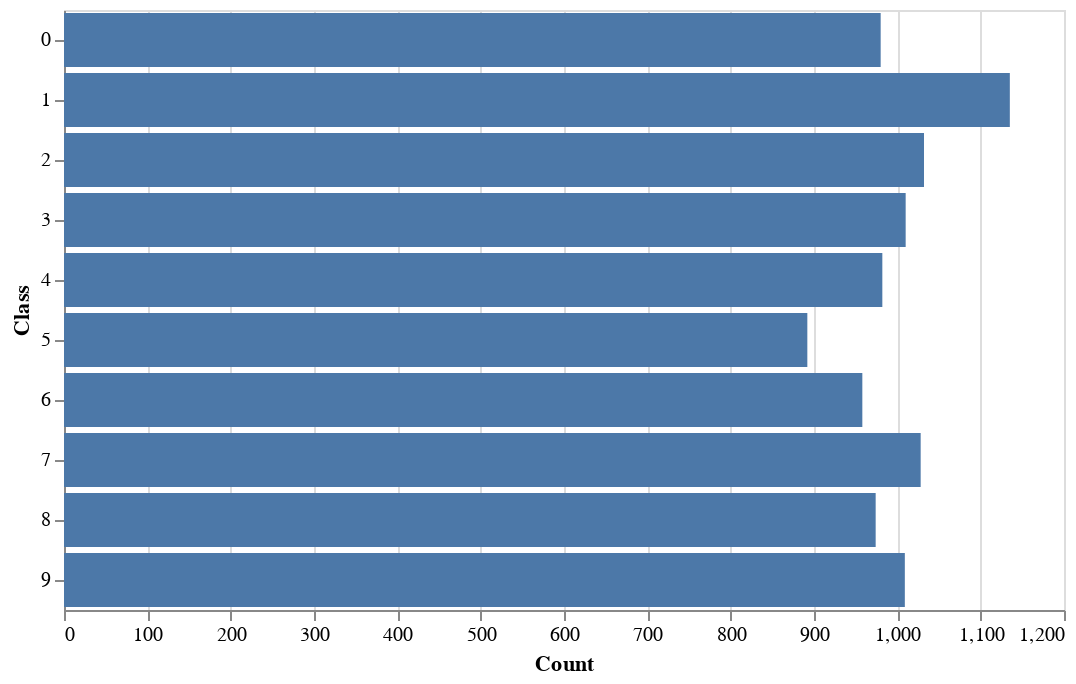

Notebook code for this chart:
### Markdown cell above
Finally, you can view the distribution over true class labels to see that this dataset is relatively balanced.

### Code cell
import altair as alt
import pandas as pd

df = pd.DataFrame(y_test.sum(axis=0), columns=['Count'])
df.index.name = 'Class'
df.reset_index(inplace=True)

alt.Chart(df).mark_bar().encode(
    x='Count:Q',
    y="Class:O",
    tooltip=['Class', 'Count']
).properties(height=300, width=500)

### Figure 1 — Vega-Lite specification as saved in the notebook (floating-point values rounded to 4 significant figures)
{"config": {"view": {"continuousWidth": 400, "continuousHeight": 300}}, "data": {"name": "data-9277bcd9f4bddac95b6961c719f70a82"}, "mark": "bar", "encoding": {"tooltip": [{"field": "Class", "type": "quantitative"}, {"field": "Count", "type": "quantitative"}], "x": {"field": "Count", "type": "quantitative"}, "y": {"field": "Class", "type": "ordinal"}}, "height": 300, "width": 500, "$schema": "https://vega.github.io/schema/vega-lite/v4.17.0.json", "datasets": {"data-9277bcd9f4bddac95b6961c719f70a82": [{"Class": 0, "Count": 980.0}, {"Class": 1, "Count": 1135.0}, {"Class": 2, "Count": 1032.0}, {"Class": 3, "Count": 1010.0}, {"Class": 4, "Count": 982.0}, {"Class": 5, "Count": 892.0}, {"Class": 6, "Count": 958.0}, {"Class": 7, "Count": 1028.0}, {"Class": 8, "Count": 974.0}, {"Class": 9, "Count": 1009.0}]}}
